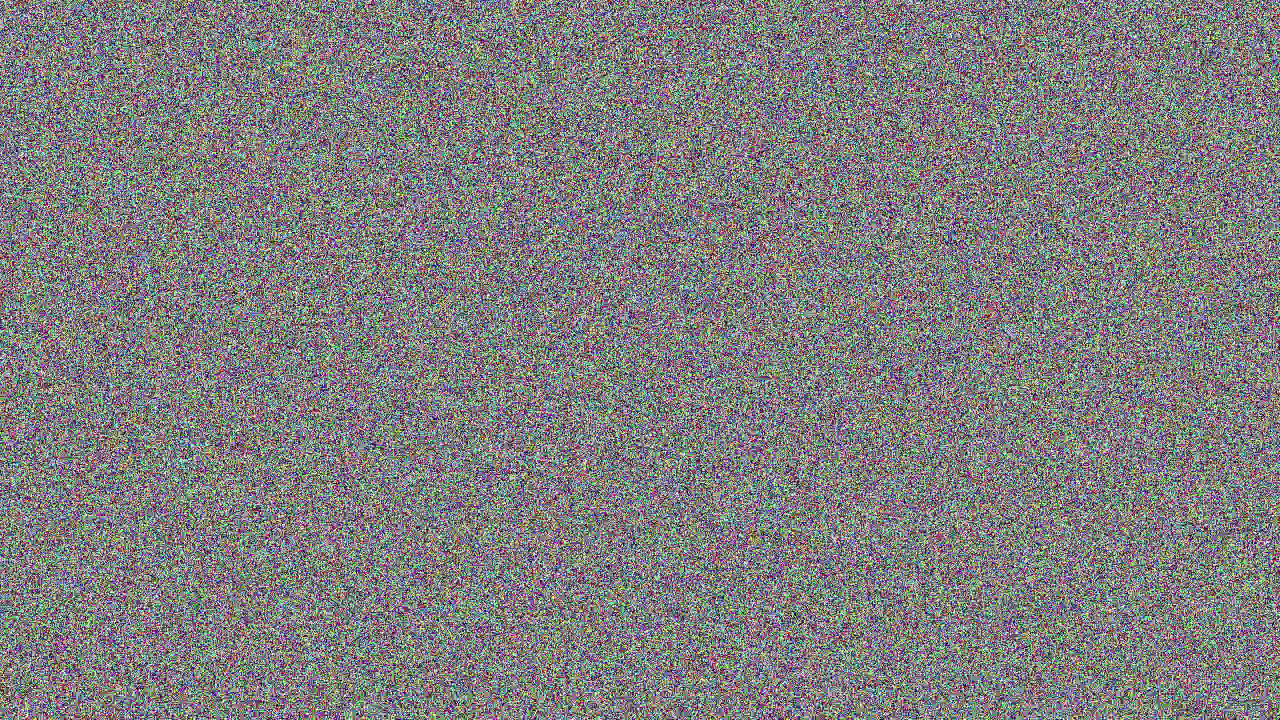
#> input picture frame 2 of utility/transition.mp4, 1280 x 720 px, given in place of the camera
$ python write_to_video.py --output out.avi
#> lines starting #> are read from the running program, lines starting #| are printed output that depends on the picture
# import the necessary packages
from __future__ import print_function
from imutils.video import VideoStream
import numpy as np
import argparse
import imutils
import time
import cv2

# construct the argument parse and parse the arguments
ap = argparse.ArgumentParser()
ap.add_argument("-o", "--output", required=True, help="path to output video file")
ap.add_argument("-p", "--picamera", type=int, default=-1, help="whether or not the Raspberry Pi camera should be used")
ap.add_argument("-f", "--fps", type=int, default=20, help="FPS of output video")
ap.add_argument("-c", "--codec", type=str, default="MJPG", help="codec of output video")
args = vars(ap.parse_args())

# initialize the video stream and allow the camera sensor to warmup
print("[INFO] warming up the camera...")
vs = VideoStream(usePiCamera=args["picamera"] > 0).start()
time.sleep(2.0)

# initialize the FourCC, video writer, dimensions of the frame, and zeros array
fourcc = cv2.VideoWriter_fourcc(*args["codec"])
writer = None
(h, w) = (None, None)
zeros = None

# loop over frames from the video stream
while True:
    #grab the frame from the video stream and resize it to have a maximum width of 300 pixels
    frame = vs.read()
#> frame is the input picture: shape (720, 1280, 3); mean B, G, R 126.6, 126.2, 127.4
    frame = imutils.resize(frame, width=300)
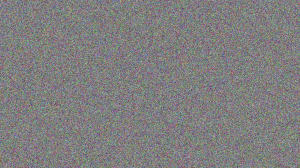
#> frame: shape (168, 300, 3); mean B, G, R 126.6, 126.2, 127.4

    #check if the writer is None
    if writer is None:
        #store the image dimensions, initialize the video writer, and construct the zeros array
        (h, w) = frame.shape[:2]
#> h = 168; w = 300
        writer = cv2.VideoWriter(args["output"], fourcc, args["fps"], (w * 2, h * 2), True)
        zeros = np.zeros((h,w), dtype="uint8")
        #break the image into its RGB components, then construct the RGB representation of each fram individually
        (B, G, R) = cv2.split(frame)
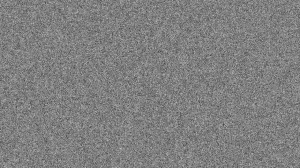
#> R: shape (168, 300); min 67, max 196, mean 127.4
        R = cv2.merge([zeros, zeros, R])
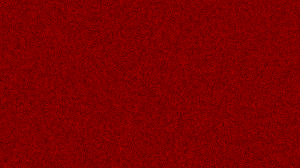
#> R: shape (168, 300, 3); mean of channels 0, 1, 2 0, 0, 127.4; drawn as B, G, R
        G = cv2.merge([zeros, G, zeros])
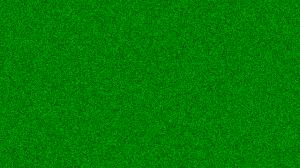
#> G: shape (168, 300, 3); mean of channels 0, 1, 2 0, 126.2, 0; drawn as B, G, R
        B = cv2.merge([B, zeros, zeros])
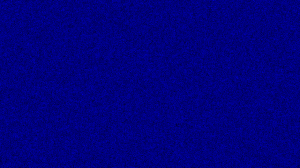
#> B: shape (168, 300, 3); mean of channels 0, 1, 2 126.6, 0, 0; drawn as B, G, R

        #construct the final output frame, sotring the original frame at the top-left, the red channel at the top right,
        # the green channel in the bottom right, and the blue channel in the bottom left
        output = np.zeros((h*2, w*2,3 ), dtype="uint8")
        output[0:h, 0:w] = frame
        output[0:h, w:w*2] = R
        output[h:h * 2, w:w*2] = G
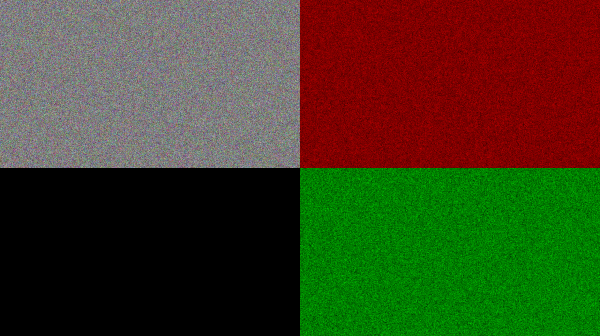
#> output: shape (336, 600, 3); mean B, G, R 31.7, 63.1, 63.7
        output[h:h * 2, 0:w] = B
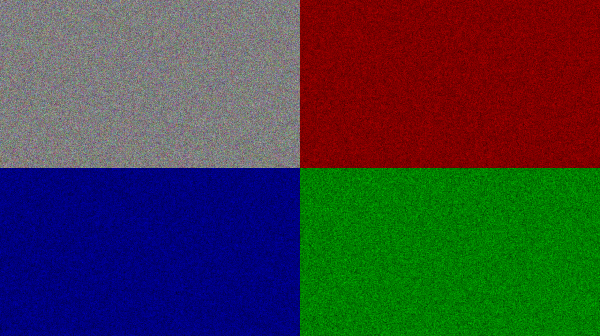
#> output: shape (336, 600, 3); mean B, G, R 63.3, 63.1, 63.7

        #write the output file to frame
        writer.write(output)

        #show the frames
        cv2.imshow("Frame", frame)
        cv2.imshow("Output", output)
        key = cv2.waitKey(1) & 0xFF
#> (key q is pressed here)

        #if the "q" was pressed, break from the loop
        if key == ord("q"):
            break

# do a bit of cleanup
print("[INFO] cleaning up...")
cv2.destroyAllWindows()
vs.stop()
writer.release()

$ run again, starting later in the video
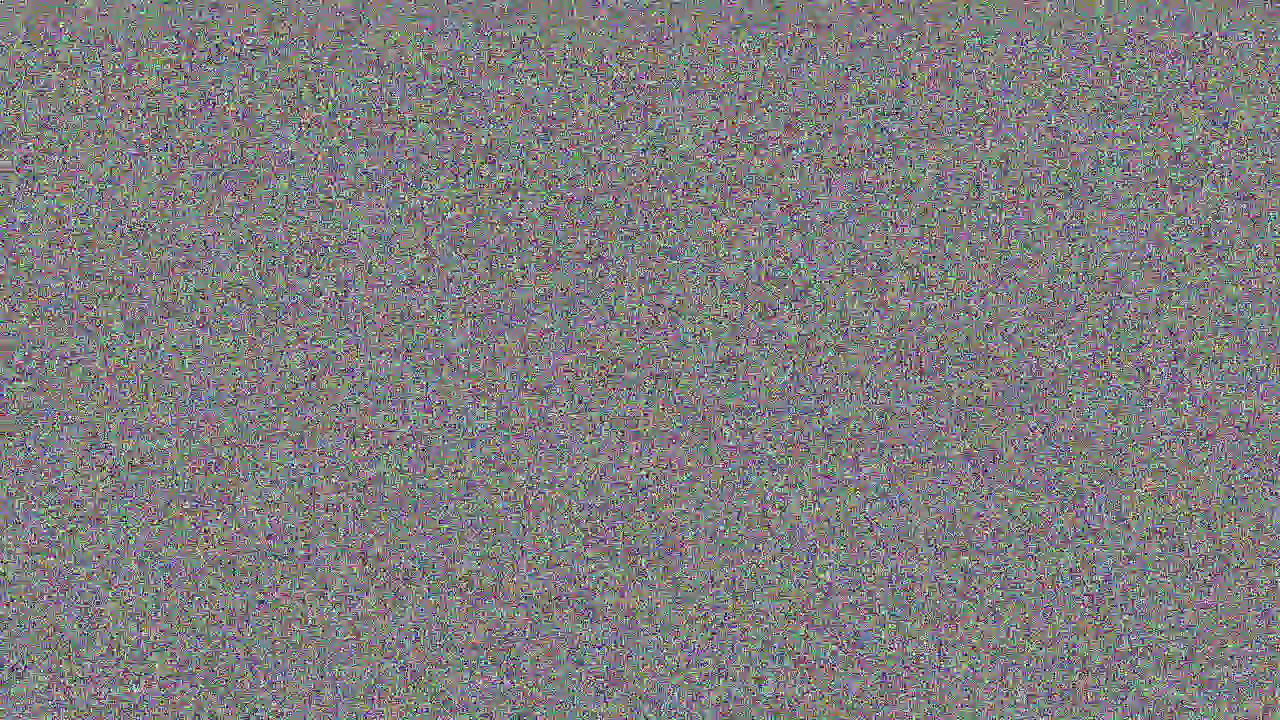
#> input picture frame 10 of utility/transition.mp4, 1280 x 720 px, given in place of the camera
#> frame is the input picture: shape (720, 1280, 3); mean B, G, R 126.3, 125.7, 127.2
#> frame: shape (168, 300, 3)
#> `B = cv2.merge([B, zeros, zeros])`:
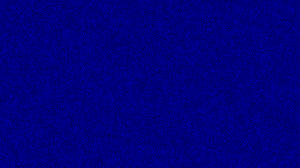
#> B: shape (168, 300, 3); mean of channels 0, 1, 2 126.3, 0, 0; drawn as B, G, R
#> `output[h:h * 2, 0:w] = B`:
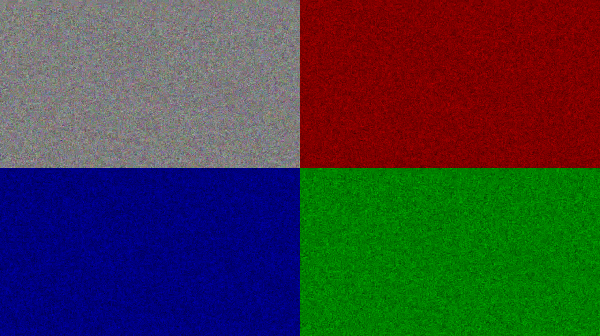
#> output: shape (336, 600, 3); mean B, G, R 63.1, 62.9, 63.6

$ run again, starting later in the video
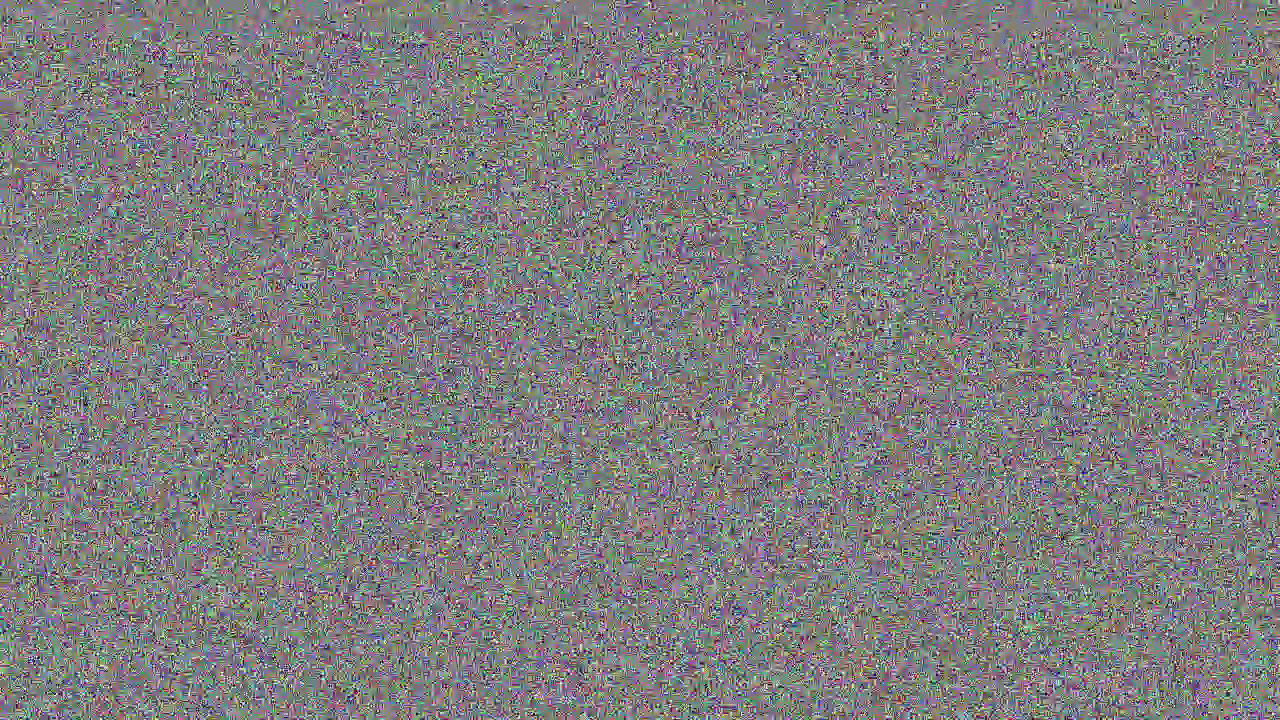
#> input picture frame 19 of utility/transition.mp4, 1280 x 720 px, given in place of the camera
#> frame is the input picture: shape (720, 1280, 3); mean B, G, R 126.3, 125.8, 127.1
#> frame: shape (168, 300, 3)
#> `B = cv2.merge([B, zeros, zeros])`:
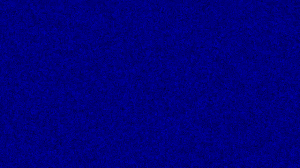
#> B: shape (168, 300, 3); mean of channels 0, 1, 2 126.3, 0, 0; drawn as B, G, R
#> `output[h:h * 2, 0:w] = B`:
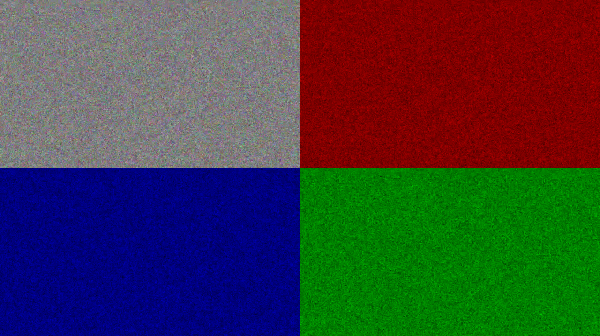
#> output: shape (336, 600, 3); mean B, G, R 63.1, 62.9, 63.5
